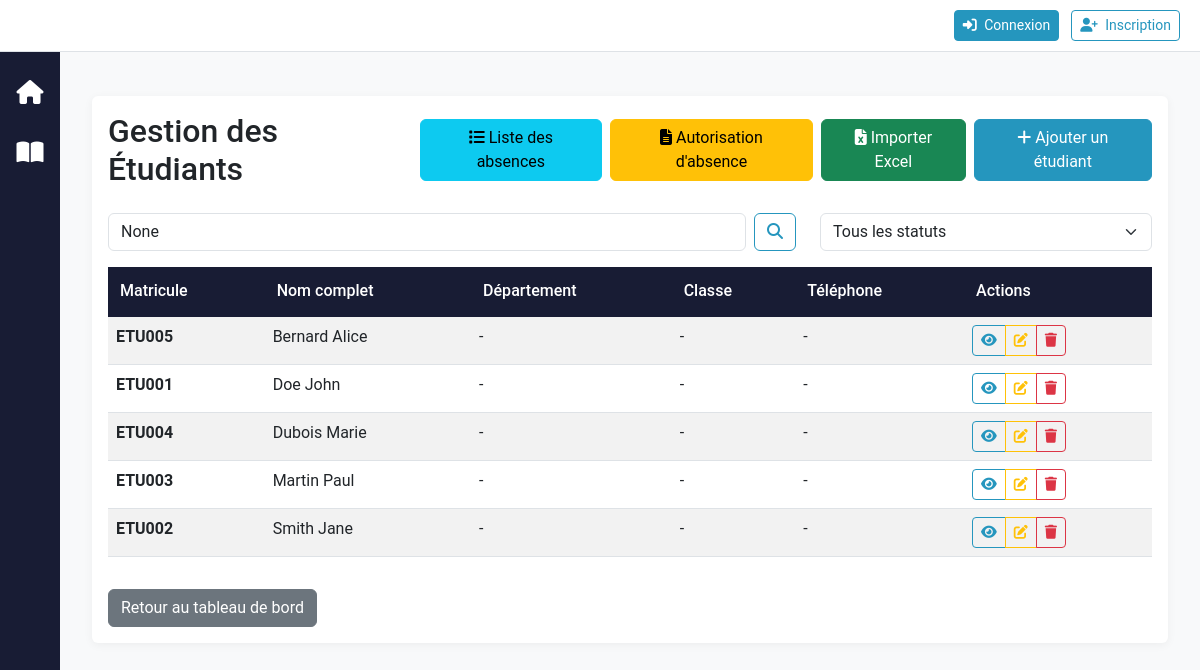
Page /gestion/etudiants/ on the committed database.
### gestion_administrative/models.py (models this page shows, shortened)
class Etudiant(models.Model):
    SEXE_CHOICES = [
        ('M', 'Masculin'),
        ('F', 'Féminin'),
    ]
    matricule = models.CharField(max_length=20, unique=True, verbose_name="Matricule")
    nom_complet = models.CharField(max_length=200, verbose_name="Nom complet")
    date_naissance = models.DateField(blank=True, null=True, verbose_name="Date de naissance")
    sexe = models.CharField(max_length=1, choices=SEXE_CHOICES, blank=True, null=True, verbose_name="Sexe")
    telephone = models.CharField(max_length=20, blank=True, null=True, verbose_name="Téléphone")
    departement = models.ForeignKey('reglage.Departement', on_delete=models.SET_NULL, blank=True, null=True, verbose_name="Département")
    classe = models.CharField(max_length=40, blank=True, null=True, verbose_name="Classe")
    annee_academique = models.CharField(max_length=20, blank=True, null=True, verbose_name="Année académique")
    created_at = models.DateTimeField(auto_now_add=True, verbose_name="Créé le")
    updated_at = models.DateTimeField(auto_now=True, verbose_name="Modifié le")
    class Meta:
        verbose_name = "Étudiant"
        verbose_name_plural = "Étudiants"
        ordering = ['nom_complet']

### gestion_administrative/views.py (the view)
# urls.py: path('etudiants/', views.liste_etudiants, name='liste_etudiants'),
def liste_etudiants(request):
    etudiants = Etudiant.objects.all()
    from django.db import models
    search = request.GET.get('search')
    if search:
        etudiants = etudiants.filter(
            models.Q(matricule__icontains=search) |
            models.Q(nom_complet__icontains=search) |
            models.Q(classe__icontains=search)
        )
    statut = request.GET.get('statut')
    if statut:
        etudiants = etudiants.filter(statut=statut)
    return render(request, 'gestion_administrative/etudiants/liste.html', {
        'etudiants': etudiants,
        'search': search,
        'statut_filter': statut,
    })

### accounts/context_processors.py (called while the page is built, shortened)
def user_roles(request):
    return {
        'user_organisation': None,
        'is_org_user': False,
        'is_admin': False,
        'is_administrative_role': False,
        'is_gestionnaire': False,
        'is_section_role': False,
        'is_department_role': False,
        'is_enseignant': False,
        'is_etudiant': False,
        'is_personnel_admin': False,
        'can_access_reglage': False,
        'can_access_finance': False,
        'can_create_users': False,
        'can_delete_all': False,
        'can_view_department_data': lambda dept: False,
        'can_view_section_data': lambda section: False,
        'user_roles': [],
        'user_department': None,
        'user_section': None,
        'user_section_designation': None,
    }

### gestion_administrative/templates/gestion_administrative/etudiants/liste.html (shortened to what this page needs)
{% extends 'base.html' %}
{% block content %}
<div class="container-fluid mt-4">
  <div class="row">
    <div class="col-12">
      <div class="card">
        <div class="card-body">
          <div class="d-flex justify-content-between align-items-center mb-4">
            <h2 class="card-title mb-0">Gestion des Étudiants</h2>
            <div class="d-flex gap-2">
              <a href="{% url 'gestion_administrative:liste_absences_etudiants' %}" class="btn btn-info">
                <i class="fas fa-list"></i> Liste des absences
              </a>
              <a href="{% url 'gestion_administrative:autorisation_absence_etudiant' %}" class="btn btn-warning">
                <i class="fas fa-file-alt"></i> Autorisation d'absence
              </a>
              <a href="{% url 'gestion_administrative:importer_etudiants_excel' %}" class="btn btn-success">
                <i class="fas fa-file-excel"></i> Importer Excel
              </a>
              <a href="{% url 'gestion_administrative:ajouter_etudiant' %}" class="btn btn-primary">
                <i class="fas fa-plus"></i> Ajouter un étudiant
              </a>
            </div>
          </div>
          <div class="row mb-3">
            <div class="col-md-8">
              <form method="GET" class="d-flex">
                <input type="text" name="search" class="form-control me-2"
                       placeholder="Rechercher par matricule, nom ou classe..."
                       value="{{ search }}">
                <button type="submit" class="btn btn-outline-primary">
                  <i class="fas fa-search"></i>
                </button>
              </form>
            </div>
            <div class="col-md-4">
              <form method="GET">
                <select name="statut" class="form-select" onchange="this.form.submit()">
                  <option value="">Tous les statuts</option>
                </select>
              </form>
            </div>
          </div>
          {% if etudiants %}
          <div class="table-responsive">
            <table class="table table-striped table-hover">
              <thead class="table-dark">
                <tr>
                  <th>Matricule</th>
                  <th>Nom complet</th>
                  <th>Département</th>
                  <th>Classe</th>
                  <th>Téléphone</th>
                  <th>Actions</th>
                </tr>
              </thead>
              <tbody>
                {% for etudiant in etudiants %}
                <tr>
                  <td><strong>{{ etudiant.matricule }}</strong></td>
                  <td>{{ etudiant.nom_complet }}</td>
                  <td>{{ etudiant.departement|default:"-" }}</td>
                  <td>{{ etudiant.classe|default:"-" }}</td>
                  <td>{{ etudiant.telephone|default:"-" }}</td>
                  <td>
                    <div class="btn-group btn-group-sm" role="group">
                      <button type="button" class="btn btn-outline-primary" title="Voir détails"
                              data-bs-toggle="modal" data-bs-target="#detailModal{{ etudiant.id }}">
                        <i class="fas fa-eye"></i>
                      </button>
                      <a href="{% url 'gestion_administrative:modifier_etudiant' etudiant.id %}"
                         class="btn btn-outline-warning" title="Modifier">
                        <i class="fas fa-edit"></i>
                      </a>
                      <button type="button" class="btn btn-outline-danger" title="Supprimer"
                              onclick="deleteEtudiant({{ etudiant.id }}, '{{ etudiant.nom_complet|escapejs }}')">
                        <i class="fas fa-trash"></i>
                      </button>
                    </div>
                  </td>
                </tr>
                {% endfor %}
              </tbody>
            </table>
          </div>
          {% else %}
          <div class="alert alert-info text-center">
            <h5>Aucun étudiant trouvé</h5>
            <p class="mb-0">Commencez par ajouter des étudiants ou importer un fichier Excel.</p>
          </div>
          {% endif %}
          <div class="mt-3">
            <a href="{% url 'gestion_administrative:dashboard' %}" class="btn btn-secondary">
              Retour au tableau de bord
            </a>
          </div>
        </div>
      </div>
    </div>
  </div>
</div>
{% endblock %}

### static/css/style.css (style rules this page uses)
:root { --primary: #2596be; --primary-dark: #1a7592; --secondary: #6c757d; --success: #28a745; --info: #17a2b8; --warning: #ffc107; --danger: #dc3545; --light: #f8f9fa; --dark: #181c34; --border-radius: 0.375rem; --transition: all 0.3s ease; }
body { background-color: var(--light); font-size: 16px; font-family: 'Roboto', 'Segoe UI', sans-serif; }
.card { border: none; box-shadow: 0 2px 10px rgba(0,0,0,0.05); transition: var(--transition); }
.table thead th { background-color: var(--dark); color: white; border-bottom: 2px solid var(--dark); font-weight: 500; padding: 0.75rem; }
.btn-primary { background-color: var(--primary); border-color: var(--primary); }
.btn-outline-primary { color: var(--primary); border-color: var(--primary); }
.table-responsive { width: 100%; overflow-x: auto; -webkit-overflow-scrolling: touch; }

### templates/base.html (style rules this page uses)
body { display: flex; min-height: 100vh; flex-direction: column; }

### rows in the picture
Etudiant: matricule "ETU005", nom_complet "Bernard Alice", departement "-", classe "-", telephone "-"
Etudiant: matricule "ETU001", nom_complet "Doe John", departement "-", classe "-", telephone "-"
Etudiant: matricule "ETU004", nom_complet "Dubois Marie", departement "-", classe "-", telephone "-"
Etudiant: matricule "ETU003", nom_complet "Martin Paul", departement "-", classe "-", telephone "-"
Etudiant: matricule "ETU002", nom_complet "Smith Jane", departement "-", classe "-", telephone "-"
